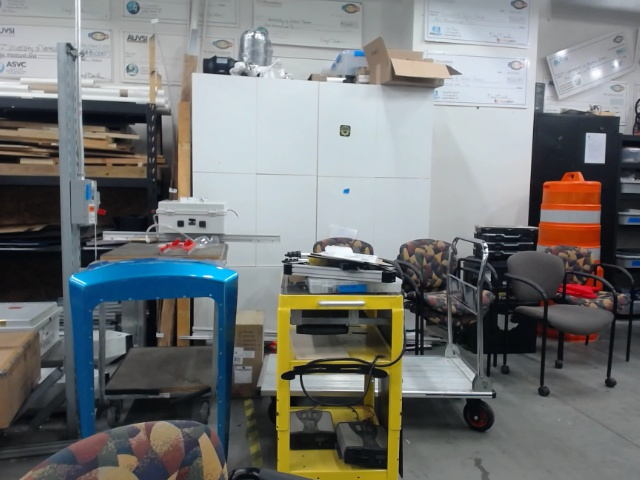
#> input picture video-Panorama/inputs/ph_1.jpg, 640 x 480 px; its folder holds 3 pictures in this run
$ python stitch.py   (Python 2 division)
#> lines starting #> are read from the running program, lines starting #| are printed output that depends on the picture; after the words box and inside, x2 and y2 are one past the last pixel; in counts of white or black regions, pixels touching at a corner belong together
### video-Panorama/panorama.py
import numpy as np
import cv2


class Panaroma:
    def image_stitch(self, images, lowe_ratio=0.75, max_Threshold=4.0, match_status=False):
        # detect the features and keypoints from SIFT
        (imageB, imageA) = images
        (key_points_A, features_of_A) = self.detect_feature_and_keypoints(imageA)
        (key_points_B, features_of_B) = self.detect_feature_and_keypoints(imageB)

        # get the valid matched points
        Values = self.match_keypoints(key_points_A, key_points_B, features_of_A, features_of_B, lowe_ratio, max_Threshold)
        if Values is None:
            return None

        # get wrap perspective of image using computed homography
        (matches, Homography, status) = Values
        result_image = self.get_warp_perspective(imageA, imageB, Homography)
        result_image[0:imageB.shape[0], 0:imageB.shape[1]] = imageB

        # check to see if the keypoint matches should be visualized
        if match_status:
            vis = self.draw_matches(imageA, imageB, key_points_A, key_points_B, matches, status)
            return result_image, vis

        return result_image


    def get_warp_perspective(self, imageA, imageB, Homography):
        val = imageA.shape[1] + imageB.shape[1]
        result_image = cv2.warpPerspective(imageA, Homography, (val, imageA.shape[0]))
        return result_image


    def detect_feature_and_keypoints(self, image):
        # detect and extract features from the image
        descriptors = cv2.SIFT_create()
        (keypoints, features) = descriptors.detectAndCompute(image, None)
        keypoints = np.float32([i.pt for i in keypoints])
        return keypoints, features


    def get_all_possible_matches(self, featuresA, featuresB):
        # compute the all matches using Euclidean distance. Opencv provide DescriptorMatcher_create() function for that
        match_instance = cv2.DescriptorMatcher_create("BruteForce")
        All_Matches = match_instance.knnMatch(featuresA, featuresB, 2)
        return All_Matches


    def get_all_valid_matches(self, AllMatches, lowe_ratio):
        # to get all valid matches according to lowe concept..
        valid_matches = []
        for val in AllMatches:
            if len(val) == 2 and val[0].distance < val[1].distance * lowe_ratio:
                valid_matches.append((val[0].trainIdx, val[0].queryIdx))
        return valid_matches


    def compute_homography(self, pointsA, pointsB, max_Threshold):
        return cv2.findHomography(pointsA, pointsB, cv2.RANSAC, max_Threshold)


    def match_keypoints(self, KeypointsA, KeypointsB, featuresA, featuresB, lowe_ratio, max_Threshold):
        all_matches = self.get_all_possible_matches(featuresA, featuresB)
        valid_matches = self.get_all_valid_matches(all_matches, lowe_ratio)

        if len(valid_matches) <= 4:
            return None

        # construct the two sets of points
        points_A = np.float32([KeypointsA[i] for (_, i) in valid_matches])
        points_B = np.float32([KeypointsB[i] for (i, _) in valid_matches])
        (homograpgy, status) = self.compute_homography(points_A, points_B, max_Threshold)
        return valid_matches, homograpgy, status


    def get_image_dimension(self, image):
        return image.shape[:2]


    def get_points(self, imageA, imageB):
        (hA, wA) = self.get_image_dimension(imageA)
        (hB, wB) = self.get_image_dimension(imageB)
        vis = np.zeros((max(hA, hB), wA + wB, 3), dtype="uint8")
        vis[0:hA, 0:wA] = imageA
        vis[0:hB, wA:] = imageB
        return vis


    def draw_matches(self, imageA, imageB, KeypointsA, KeypointsB, matches, status):
        (hA, wA) = self.get_image_dimension(imageA)
        vis = self.get_points(imageA, imageB)

        # loop over the matches
        for ((trainIdx, queryIdx), s) in zip(matches, status):
            if s == 1:
                ptA = (int(KeypointsA[queryIdx][0]), int(KeypointsA[queryIdx][1]))
                ptB = (int(KeypointsB[trainIdx][0]) + wA, int(KeypointsB[trainIdx][1]))
                cv2.line(vis, ptA, ptB, (0, 255, 0), 1)
        return vis

### video-Panorama/stitch.py
from panorama import Panaroma
import imutils
import cv2


no_of_images = int(input("Enter the number of images you want to concatenate(will every immage util it recehes your number): "))
#> the answer given: 3
#print("Enter the image names with extension in order of left to right in the way you want to concatenate: ")
# like tajm1.jpg, tajm2.jpg, tajm3.jpg .... tajmn.jpg

filename = []
for i in range(no_of_images):
    filename.append(f"inputs/ph_{i + 1}.jpg")

images = []
for i in range(no_of_images):
    images.append(cv2.imread(filename[i]))

# [6 lines of commented-out code are left out]


panorama = Panaroma()
if no_of_images == 2:
    (result, matched_points) = panorama.image_stitch([images[0], images[1]], match_status=True)
else:
    (result, matched_points) = panorama.image_stitch([images[no_of_images - 2], images[no_of_images - 1]], match_status=True)
#> in detect_feature_and_keypoints, `(keypoints, features) = descriptors.detectAndCompute(image, None)`: keypoints = 1698 keypoints; strongest (x, y, size): (431, 205, 7.8), (347, 199, 3.1), (423, 208, 2.5), (355, 310, 7.7)
#> in detect_feature_and_keypoints, `keypoints = np.float32([i.pt for i in keypoints])`: keypoints = 1698 pairs, first value 2.66 to 636, second value 3.17 to 475.6
#> in image_stitch, `(key_points_A, features_of_A) = self.detect_feature_and_keypoints(imag..`: key_points_A has the same summary as keypoints in detect_feature_and_keypoints
#> in detect_feature_and_keypoints (call 2), `(keypoints, features) = descriptors.detectAndCompute(image, None)`: keypoints = 1621 keypoints; strongest (x, y, size): (451, 185, 16.2), (612, 186, 9.3), (512, 173, 3.7), (213, 90, 6.6)
#> in image_stitch, `(key_points_B, features_of_B) = self.detect_feature_and_keypoints(imag..`: key_points_B = 1621 pairs, first value 3.2 to 635.4, second value 3.02 to 474.1
#> in get_all_possible_matches, `All_Matches = match_instance.knnMatch(featuresA, featuresB, 2)`: All_Matches = 1698 matches
#> after the loop in get_all_valid_matches, `for val in AllMatches:`: valid_matches = 730 pairs, first value 257 to 1614, second value 3 to 1658
#> in match_keypoints, `points_A = np.float32([KeypointsA[i] for (_, i) in valid_matches])`: points_A = 730 pairs, first value 3.22 to 608.4, second value 5.6 to 471.3
#> in match_keypoints, `points_B = np.float32([KeypointsB[i] for (i, _) in valid_matches])`: points_B = 730 pairs, first value 128.1 to 632.7, second value 3.82 to 470.5
#> in match_keypoints, `(homograpgy, status) = self.compute_homography(points_A, points_B, max..`: homograpgy = [[0.719, -0.0411, 195.9], [-0.0244, 0.948, -32.56], [-0.000497, 0.000135, 1]]; status = 730 values, max 1 at index 2, min 0 at index 0, mean 0.956
#> in image_stitch, `(matches, Homography, status) = Values`: matches has the same summary as valid_matches in get_all_valid_matches; Homography has the same summary as homograpgy in match_keypoints
#> in image_stitch, `result_image[0:imageB.shape[0], 0:imageB.shape[1]] = imageB`:
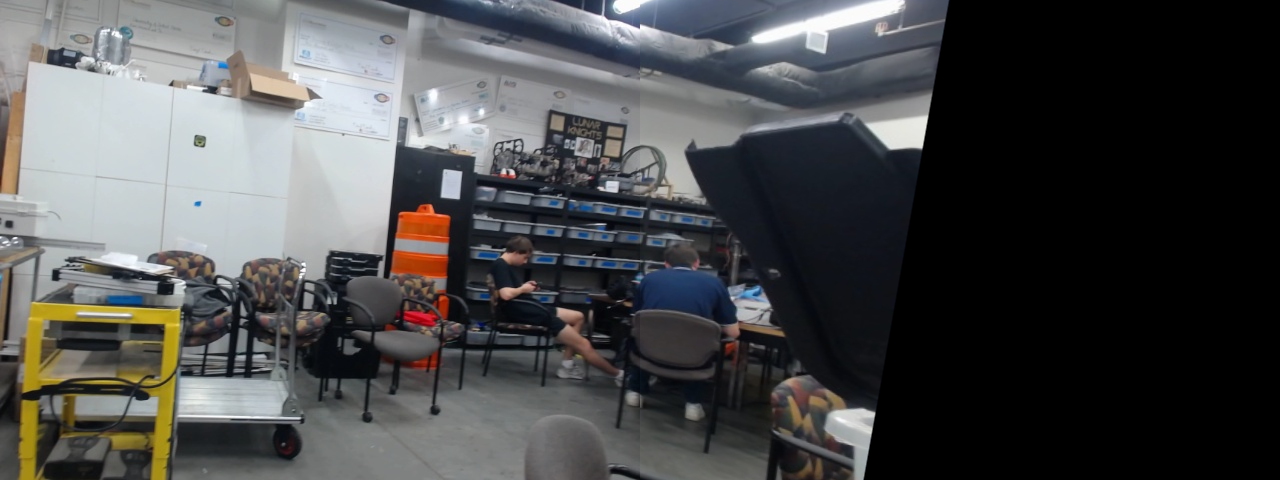
#> result_image: shape (480, 1280, 3); mean B, G, R 76.4, 75.8, 75.1
#> in draw_matches, `(hA, wA) = self.get_image_dimension(imageA)`: hA = 480; wA = 640
#> in get_points, `(hA, wA) = self.get_image_dimension(imageA)`: hA = 480; wA = 640
#> in get_points, `(hB, wB) = self.get_image_dimension(imageB)`: hB = 480; wB = 640
#> in get_points, `vis[0:hB, wA:] = imageB`:
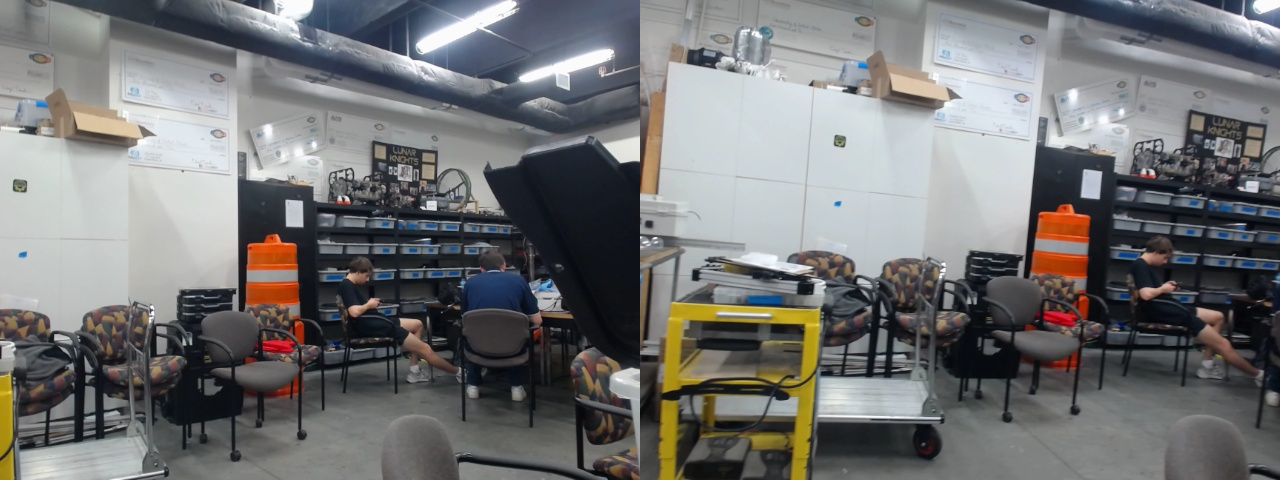
#> vis: shape (480, 1280, 3); mean B, G, R 115.5, 115.2, 114.8
#> the loop in draw_matches, `for ((trainIdx, queryIdx), s) in zip(matches, status):` made 730 passes
#> (trainIdx, queryIdx, s, ptA, ptB) on passes 3 to 14: (346, 7, [1], (9, 374), (818, 309)), (344, 11, [1], (9, 392), (817, 324)), (361, 13, [1], (10, 316), (823, 256)), (366, 15, [1], (11, 322), (824, 262)), (336, 18, [1], (12, 445), (814, 372)), (363, 21, [1], (12, 343), (823, 282)), (404, 22, [1], (12, 113), (836, 73)), (377, 28, [1], (14, 317), (826, 259)), (416, 32, [1], (14, 103), (840, 64)), (374, 34, [1], (15, 352), (825, 290)), (375, 35, [1], (15, 352), (825, 290)), (384, 37, [1], (15, 312), (827, 254))
#> (ptA, ptB) on passes 61 to 66: ((44, 418), (842, 351)), ((44, 317), (850, 261)), ((44, 56), (868, 19)), ((45, 113), (865, 74)), ((46, 443), (842, 374)), ((47, 158), (863, 115))
#> after the loop in draw_matches, `for ((trainIdx, queryIdx), s) in zip(matches, status):`:
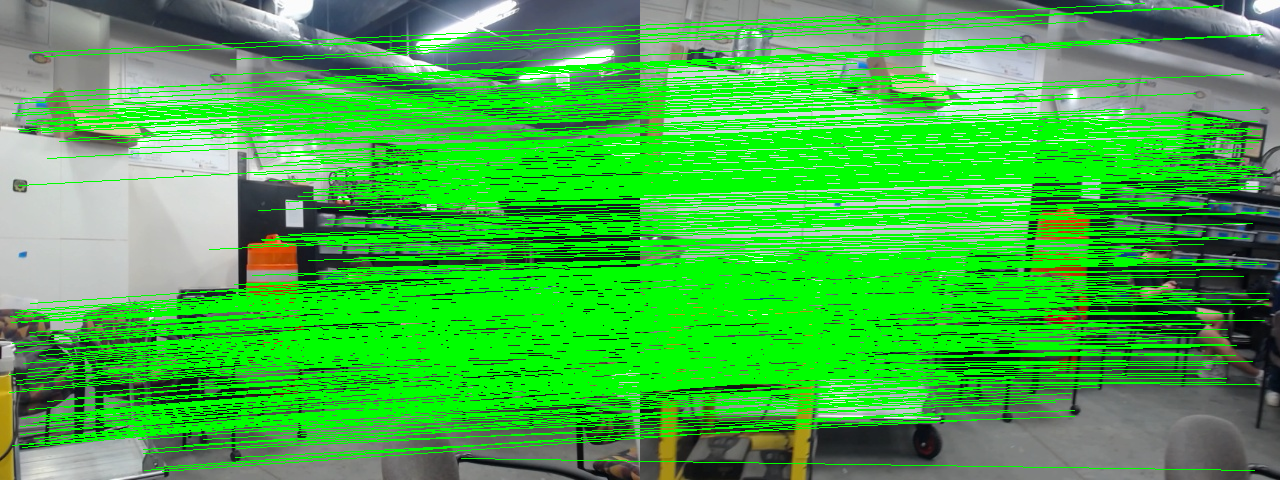
#> vis: shape (480, 1280, 3); mean B, G, R 70.7, 177.4, 69.6
    for i in range(no_of_images - 2):
        (result, matched_points) = panorama.image_stitch([images[no_of_images - i - 3], result], match_status=True)
#> this loop made 1 pass
#> pass 1, in get_warp_perspective (call 2), `result_image = cv2.warpPerspective(imageA, Homography, (val, imageA.sh..`:
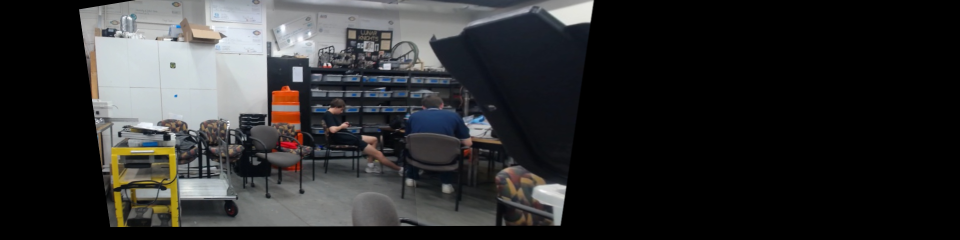
#> result_image: shape (480, 1920, 3) (shown at 1/2 size); mean B, G, R 46.9, 46.4, 46.1
#> pass 1, in draw_matches (call 2), `vis = self.get_points(imageA, imageB)`:
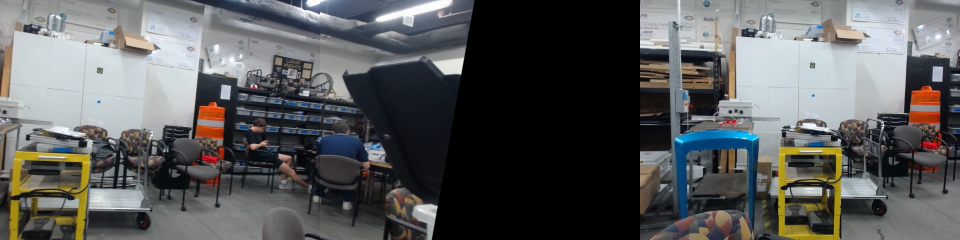
#> vis: shape (480, 1920, 3) (shown at 1/2 size); mean B, G, R 90.6, 90.4, 89.1
#> pass 1, in image_stitch (call 2), `vis = self.draw_matches(imageA, imageB, key_points_A, key_points_B, ma..`:
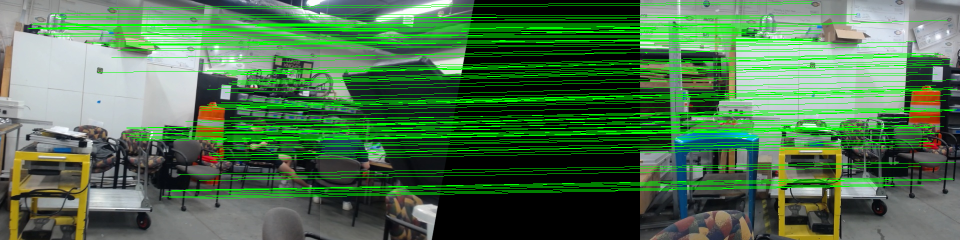
#> vis: shape (480, 1920, 3) (shown at 1/2 size); 14.09% of pixels changed, all inside (x1, y1, x2, y2) = (56, 3, 1916, 398)
#> pass 1, `(result, matched_points) = panorama.image_stitch([images[no_of_images ..`:
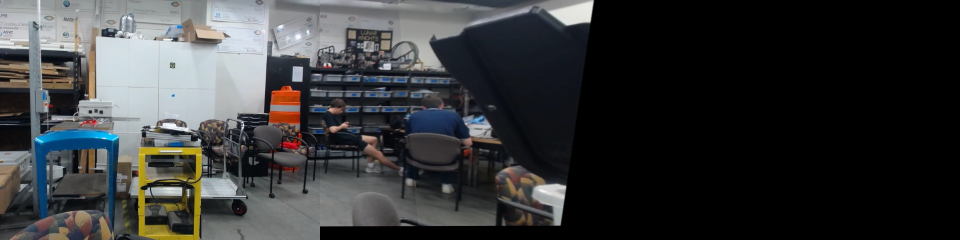
#> result: shape (480, 1920, 3) (shown at 1/2 size); mean B, G, R 57.2, 56.3, 55.1

# show input images
# for i in range(no_of_images):
#     cv2.imshow("Image {k}".format(k=i + 1), images[i])

# show the panorama image and valid matched points
cv2.imshow("Keypoint Matches", matched_points)
cv2.imshow("Panorama", result)

# save panorama and matched_points images in output folder
cv2.imwrite("output/matched_points.jpg", matched_points)
cv2.imwrite("output/panorama_image.jpg", result)

cv2.waitKey(0)
cv2.destroyAllWindows()
